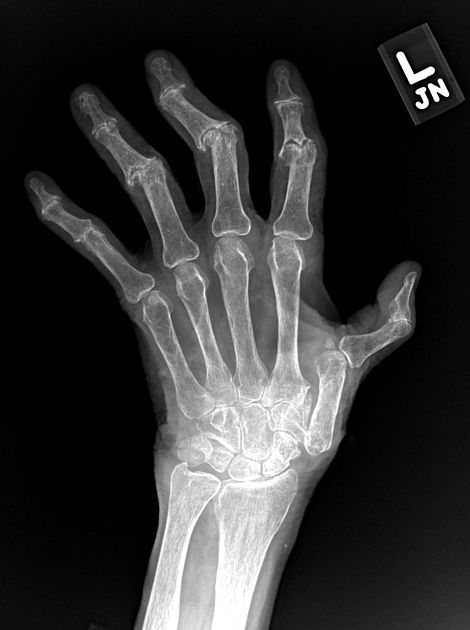
#> input picture hand.jpg, 470 x 630 px
$ python sobel.py
#> lines starting #> are read from the running program, lines starting #| are printed output that depends on the picture
import  cv2
import numpy  as np
from matplotlib import pyplot as plt
img=cv2.imread("hand.jpg",0)
#> img is the input picture: shape (630, 470); min 0, max 255, mean 51.1
sobel_x=cv2.Sobel(img,-1,1,0)
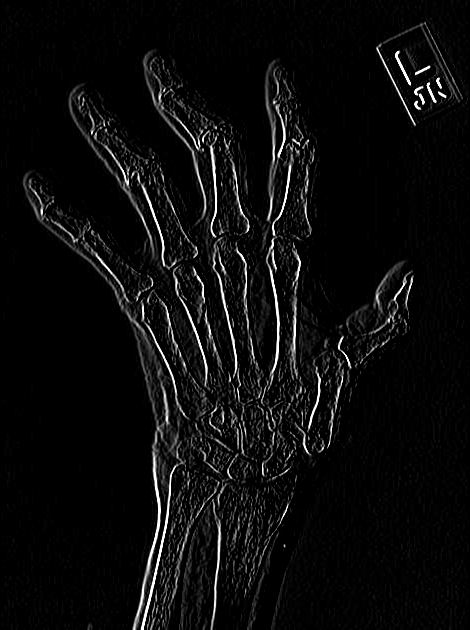
#> sobel_x: shape (630, 470); min 0, max 255, mean 11.8
sobel_y=cv2.Sobel(img,-1,0,1)
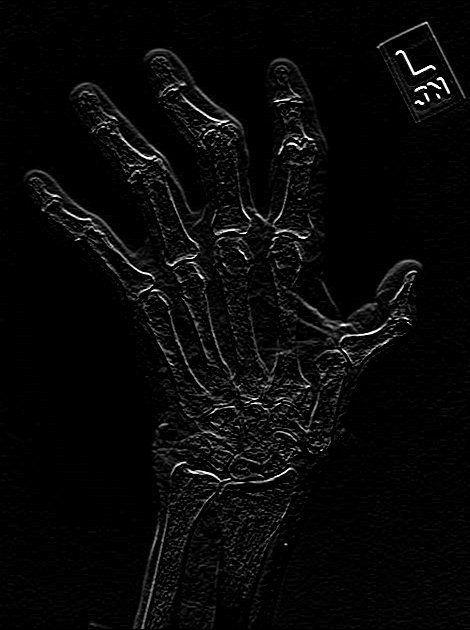
#> sobel_y: shape (630, 470); min 0, max 255, mean 8
compine_sobel_x_with_sobel_y=cv2.bitwise_or(sobel_x,sobel_y)
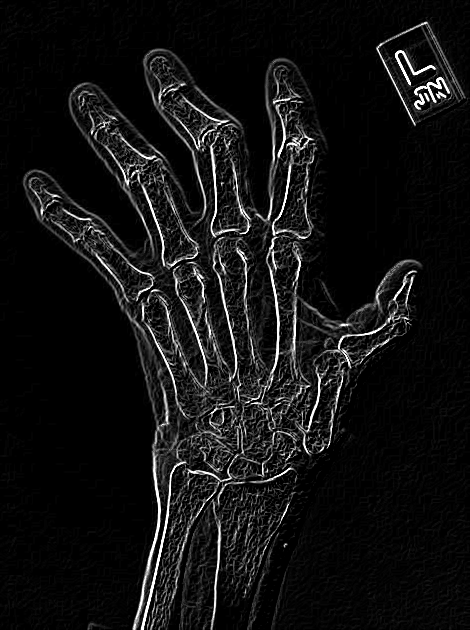
#> compine_sobel_x_with_sobel_y: shape (630, 470); min 0, max 255, mean 18.2
"""ععلشان نشيل ال noise الي في الخلفيه"""
sobel_x=np.uint8(np.absolute(sobel_x))
sobel_y=np.uint8(np.absolute(sobel_y))
compine_sobel_x_with_sobel_y=np.uint8(np.absolute(compine_sobel_x_with_sobel_y))
cv2.imshow("img",img)
cv2.imshow("sobel_x",sobel_x)
cv2.imshow("sobel_y",sobel_y)
cv2.imshow("all",compine_sobel_x_with_sobel_y)
cv2.imwrite("D:\projects\python_pycharm\Laplacian\sobel_x.jpg",sobel_x)
cv2.imwrite("D:\projects\python_pycharm\Laplacian\sobel_y.jpg",sobel_y)
cv2.imwrite("D:\projects\python_pycharm\Laplacian\compine_sobel_x_with_sobel_y.jpg",compine_sobel_x_with_sobel_y)
cv2.waitKey(0)
cv2.destroyWindow()
